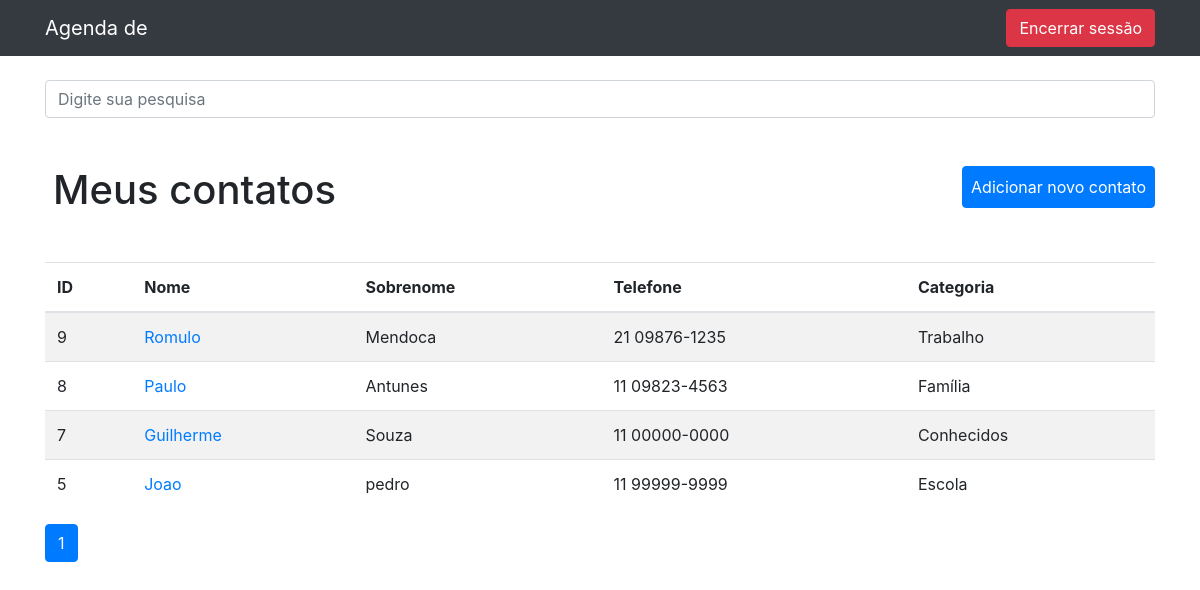
The app's page / (signed in), older data.
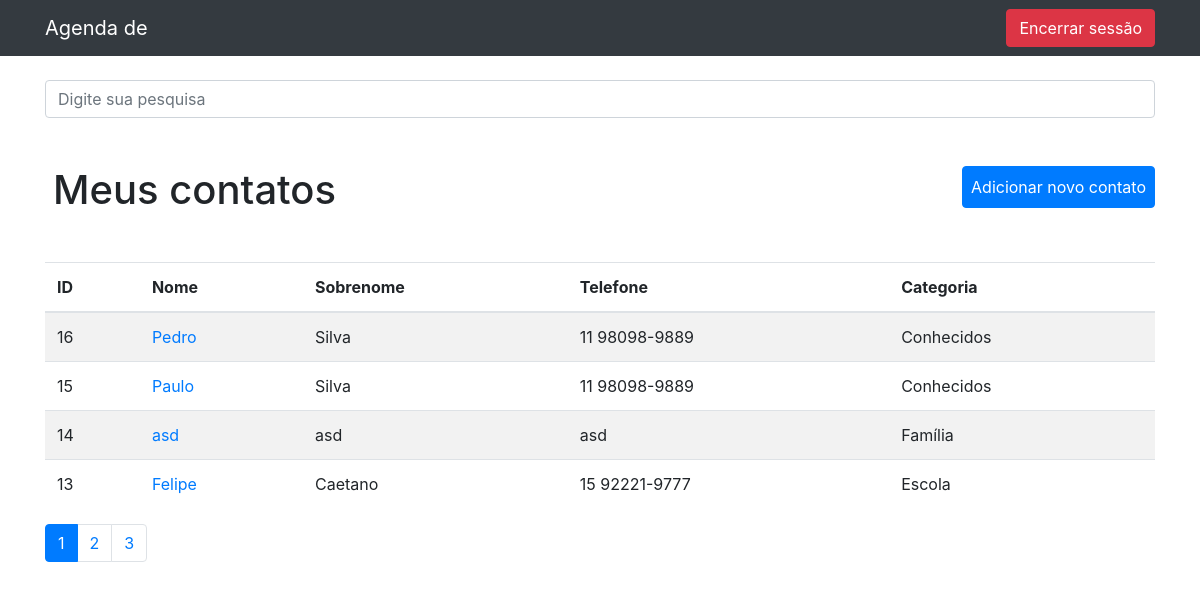
The same page, newer data.
### contatos/models.py (models this page shows, shortened)
class Contato(models.Model):
    nome = models.CharField(max_length=255)
    sobrenome = models.CharField(max_length=255, blank=True)
    telefone = models.CharField(max_length=255)
    email = models.CharField(max_length=255, blank=True)
    data_criacao = models.DateTimeField(default=timezone.now)
    descricao = models.TextField(blank=True)
    categoria = models.ForeignKey(Categoria, on_delete=models.DO_NOTHING)
    mostrar = models.BooleanField(default=True)
    foto = models.ImageField(blank=True, upload_to = 'fotos/%Y/%m/')

class Categoria(models.Model):
    nome = models.CharField(max_length=255)
    def __str__(self):
        return self.nome

### contatos/views.py (the view)
# urls.py: path('', views.index, name='index'),
@login_required(redirect_field_name='login')
def index(request):
    contatos = Contato.objects.order_by('-id').filter(mostrar=True)
    paginator = Paginator(contatos, CONTATOS_POR_PAGINA)
    page = request.GET.get('p')
    contatos = paginator.get_page(page)
    return render(request, 'contatos/index.html', {
        'contatos': contatos
    })

### contatos/templates/contatos/index.html
{% extends 'base.html' %}
{%block 'conteudo'%}
<br>
<form method="get" action="{% url 'busca' %}">
    <div class="form-group row">
    <div class="col-12">
        <input class="form-control"
            type="search" value="{{ request.GET.termo }}"
            id="search-input"
            placeholder="Digite sua pesquisa"
            name="termo">
    </div>
    </div>
</form>
<div class="mt-5 mb-5">
<h1 class="d-inline p-2">Meus contatos</h1>
<a href="{% url 'dashboard' %}"><button type="button" class="d-inline p-2 btn btn-primary float-right">Adicionar novo contato</button></a>
</div>
<div class="table-responsive">
    <table class="table table-striped">
        <thead>
        <tr>
            <th scope="col">ID</th>
            <th scope="col">Nome</th>
            <th scope="col">Sobrenome</th>
            <th scope="col">Telefone</th>
            <th scope="col">Categoria</th>
        </tr>
        </thead>
        <tbody>
        {% for contato in contatos %}
            <tr>
                <td>{{ contato.id }}</td>
                <td><a href="{% url 'ver_contato' contato.id %}"> {{ contato.nome }}</a></td>
                <td>{{ contato.sobrenome }}</td>
                <td>{{ contato.telefone }}</td>
                <td>{{ contato.categoria }}</td>
            </tr>
        {%endfor%}
        </tbody>
    </table>
</div>
<nav aria-label="Page navigation example">
    <ul class="pagination">
    {% for pagina in contatos.paginator.page_range %}
        {% if contatos.number == pagina %}
            <li class="page-item active"><a class="page-link" href="?p={{ pagina }}&termo={{ request.GET.termo }}">{{ pagina }}</a></li>
        {% else %}
            <li class="page-item"><a class="page-link" href="?p={{ pagina }}&termo={{ request.GET.termo }}">{{ pagina }}</a></li>
        {% endif %}
    {% endfor %}
    </ul>
  </nav>
{%endblock%}

Row changes from the older to the newer data that the page shows:
no longer on this page (row unchanged): Contato: id "9", nome "Romulo", sobrenome "Mendoca", telefone "21 09876-1235", categoria "Trabalho"
no longer on this page (row unchanged): Contato: id "8", nome "Paulo", sobrenome "Antunes", telefone "11 09823-4563", categoria "Família"
no longer on this page (row unchanged): Contato: id "7", nome "Guilherme", sobrenome "Souza", telefone "11 00000-0000", categoria "Conhecidos"
no longer on this page (row unchanged): Contato: id "5", nome "Joao", sobrenome "pedro", telefone "11 99999-9999", categoria "Escola"
added Contato: id "16", nome "Pedro", sobrenome "Silva", telefone "11 98098-9889", categoria "Conhecidos"
added Contato: id "15", nome "Paulo", sobrenome "Silva", telefone "11 98098-9889", categoria "Conhecidos"
added Contato: id "14", nome "asd", sobrenome "asd", telefone "asd", categoria "Família"
added Contato: id "13", nome "Felipe", sobrenome "Caetano", telefone "15 92221-9777", categoria "Escola"
Text that changed along with them:
new list line: "2"
new list line: "3"
